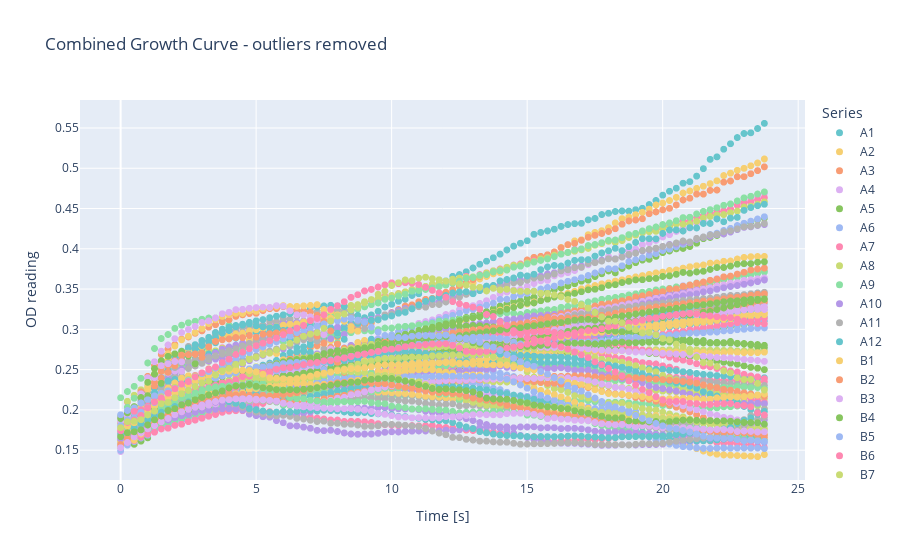

Notebook cell for this chart:
### Code cell
clean_df = remove_outliers(df, 1)
plot_timeseries_interactive(clean_df, 'Combined Growth Curve - outliers removed')
